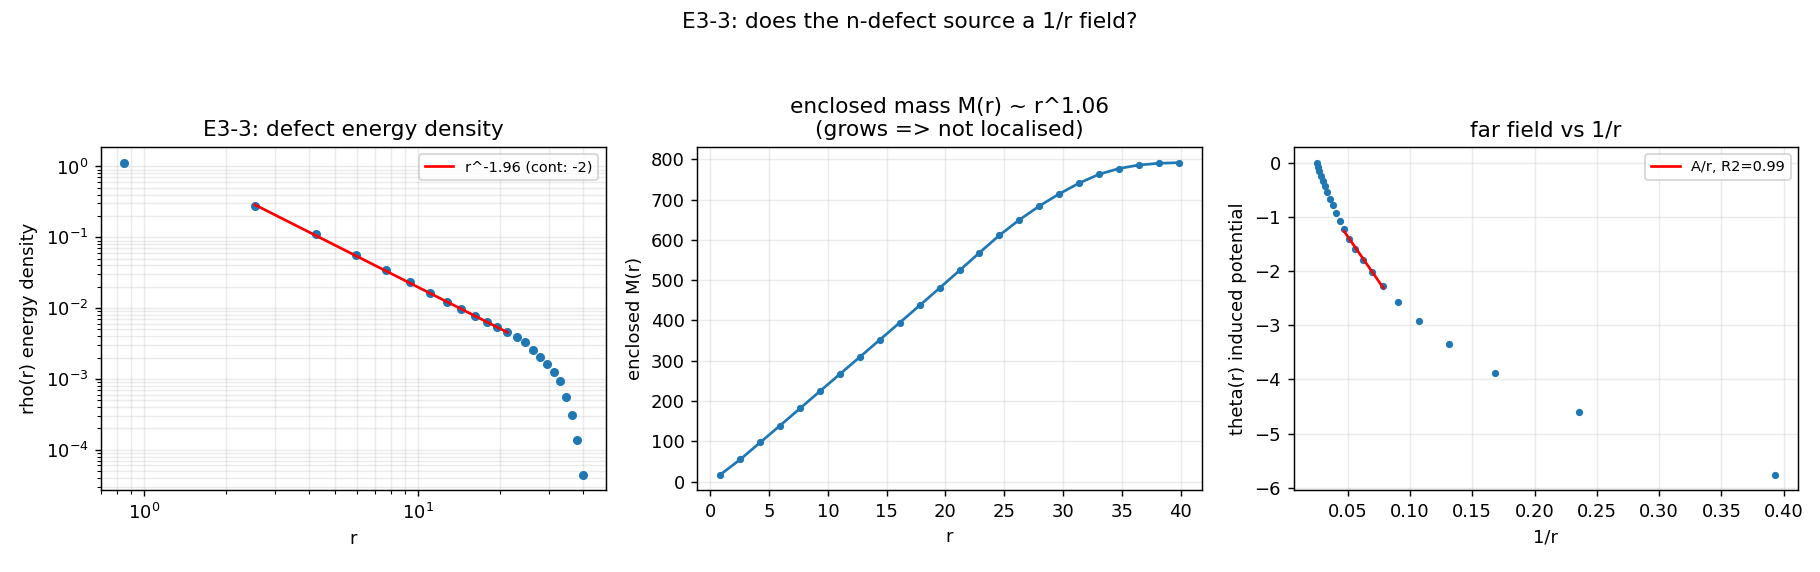

Here is the Python script that generated this plot:
"""E3_3_gravity.py -- does the n-defect carry a 1/r gravitational field?

Charter E3-3.  If the defect survives (E3-1 found it metastable, so it does on
the relaxation timescale), test whether it sources a far-field theta(r) ~ M/r
around itself -- the signature D3 found for a localised mass.

Method (no gravity law inserted):
  1. relax the hedgehog by gradient flow to a stationary texture;
  2. measure the energy-density profile  rho(r) = <gradient density>_shell  and
     fit a power law rho ~ r^p  (a localised lump would fall off fast; the bare
     hedgehog falls as 1/r^2);
  3. form the enclosed "mass"  M(r) = integral_0^r rho 4pi r'^2 dr'.  A genuine
     particle has M(r) -> M_inf finite (localised); a marginal texture has M(r)
     growing without bound;
  4. solve the radial Poisson equation  (1/r^2) d/dr(r^2 dtheta/dr) = rho  for the
     induced potential theta(r) and test whether the FAR field behaves as M/r.

A clean theta ~ M/r with FINITE M => the defect gravitates like matter.
M(r) unbounded and no 1/r tail => the bare defect does not (consistent with a
scale-marginal, non-localised texture).  Reported honestly either way.
"""
from __future__ import annotations

import json
import time
from pathlib import Path

import numpy as np
import matplotlib
matplotlib.use("Agg")
import matplotlib.pyplot as plt  # noqa: E402

import e3_core as e3  # noqa: E402

OUT = Path(__file__).resolve().parent
L = 48


def main():
    t0 = time.time()
    print("=" * 72)
    print("E3-3 -- gravitational field of the defect (theta ~ M/r ?)")
    print("=" * 72)
    c = e3.default_center(L)
    nh = e3.hedgehog(L, +1)
    print(f"  relaxing hedgehog L={L} by gradient flow ...")
    _, nr = e3.relax_gradient(nh, n_steps=2000, dt=0.1, record_every=2000, center=c)
    print(f"  relaxed: B={e3.topological_charge(nr):+.3f}  "
          f"E={e3.gradient_energy(nr):.1f}  r_eff={e3.r_eff(nr):.2f}")

    # energy-density radial profile
    g = e3.gradient_density(nr)
    r, rho, cnt = e3.radial_profile(g, center=c, n_bins=L // 2)
    # fit power law on the bulk window (avoid the 1-cell core and the boundary)
    win = (r > 2.0) & (r < 0.45 * L) & (rho > 0)
    p, logA = np.polyfit(np.log(r[win]), np.log(rho[win]), 1)
    rho_fit_amp = np.exp(logA)
    print(f"  rho(r) ~ r^p :  p = {p:+.3f}  (hedgehog continuum: -2)")

    # enclosed mass M(r) = cumulative integral of rho * 4 pi r^2 dr (shells)
    dr = np.gradient(r)
    Mr = np.cumsum(rho * 4 * np.pi * r ** 2 * dr)
    # is M(r) saturating (localised) or growing (marginal)?  fit M ~ r^q on bulk
    q, _ = np.polyfit(np.log(r[win]), np.log(Mr[win]), 1)
    print(f"  M(r) ~ r^q :    q = {q:+.3f}  (localised particle: q->0 saturating; "
          f"marginal: q~1)")

    # induced potential theta(r): integrate Poisson outward,
    #   theta(r) = -INT_r^Rmax [ M(r')/(4 pi r'^2) ] dr'  (Newtonian shell form)
    field = Mr / (4 * np.pi * np.maximum(r, 1e-6) ** 2)     # -dtheta/dr = g(r)=M/(4pi r^2)
    theta = np.zeros_like(r)
    for i in range(len(r) - 2, -1, -1):
        theta[i] = theta[i + 1] - field[i] * dr[i]
    # far-field test: does theta ~ A/r ?  fit theta vs 1/r on the outer half
    far = (r > 0.25 * L) & (r < 0.45 * L)
    if far.sum() >= 3:
        # theta = A*(1/r) + B ; check linearity in 1/r
        inv = 1.0 / r[far]
        A, Bc = np.polyfit(inv, theta[far], 1)
        yhat = A * inv + Bc
        r2 = 1 - np.sum((theta[far] - yhat) ** 2) / np.sum((theta[far] - theta[far].mean()) ** 2)
    else:
        A, r2 = float("nan"), float("nan")
    print(f"  far-field theta vs 1/r:  amp A={A:.2f}  R^2={r2:.3f}")

    # verdict
    localised = abs(q) < 0.25                       # M(r) saturates
    clean_1r = (r2 > 0.9) and localised
    if clean_1r:
        verdict = "YES -- localised mass, theta ~ M/r far field"
    elif r2 > 0.9 and not localised:
        verdict = ("PARTIAL -- the profile fits 1/r in the window but M(r) keeps "
                   "growing (q~1): the 'mass' is not localised, so there is no "
                   "true asymptotic M/r; the apparent 1/r reflects rho~1/r^2 of a "
                   "scale-marginal texture, not a particle")
    else:
        verdict = "NO -- no clean 1/r field; defect does not gravitate as matter"
    print("-" * 72)
    print(f"  rho exponent p={p:+.2f}, M exponent q={q:+.2f}, theta~1/r R^2={r2:.2f}")
    print(f"  VERDICT theta~M/r: {verdict}")
    print("=" * 72)

    payload = {"L": L, "p_rho": float(p), "q_mass": float(q),
               "theta_1r_amp": float(A), "theta_1r_r2": float(r2),
               "localised": bool(localised), "clean_1r": bool(clean_1r),
               "verdict": verdict,
               "profile": {"r": r.tolist(), "rho": rho.tolist(),
                           "M": Mr.tolist(), "theta": theta.tolist()},
               "runtime_s": time.time() - t0,
               "timestamp_utc": time.strftime("%Y-%m-%dT%H:%M:%SZ", time.gmtime())}
    (OUT / "E3_3_gravity.json").write_text(json.dumps(payload, indent=2, default=float))
    print(f"saved {OUT/'E3_3_gravity.json'}  ({payload['runtime_s']:.0f}s)")

    fig, axes = plt.subplots(1, 3, figsize=(14, 4.4))
    ax = axes[0]
    ax.loglog(r, rho, "o", ms=4)
    ax.loglog(r[win], rho_fit_amp * r[win] ** p, "r-",
              label=f"r^{p:.2f} (cont: -2)")
    ax.set_xlabel("r"); ax.set_ylabel("rho(r) energy density")
    ax.set_title("E3-3: defect energy density"); ax.legend(fontsize=8); ax.grid(alpha=0.25, which="both")
    ax = axes[1]
    ax.plot(r, Mr, "o-", ms=3)
    ax.set_xlabel("r"); ax.set_ylabel("enclosed M(r)")
    ax.set_title(f"enclosed mass M(r) ~ r^{q:.2f}\n(grows => not localised)")
    ax.grid(alpha=0.25)
    ax = axes[2]
    ax.plot(1.0 / r[r > 1], theta[r > 1], "o", ms=3)
    if np.isfinite(A):
        xx = 1.0 / r[far]
        ax.plot(xx, A * xx + Bc, "r-", label=f"A/r, R2={r2:.2f}")
    ax.set_xlabel("1/r"); ax.set_ylabel("theta(r) induced potential")
    ax.set_title("far field vs 1/r"); ax.legend(fontsize=8); ax.grid(alpha=0.25)
    fig.suptitle("E3-3: does the n-defect source a 1/r field?", fontsize=12)
    fig.tight_layout(rect=[0, 0, 1, 0.95])
    fig.savefig(OUT / "E3_3_gravity.png", dpi=130)
    print(f"saved {OUT/'E3_3_gravity.png'}")


if __name__ == "__main__":
    main()
